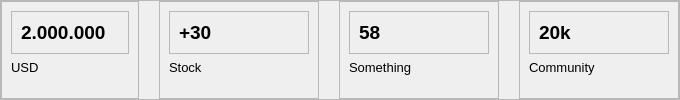
        <widget class="QFrame" name="cardsFrame">
         <property name="frameShape">
          <enum>QFrame::StyledPanel</enum>
         </property>
         <property name="frameShadow">
          <enum>QFrame::Raised</enum>
         </property>
         <layout class="QHBoxLayout" name="horizontalLayout_7">
          <property name="spacing">
           <number>20</number>
          </property>
          <property name="leftMargin">
           <number>0</number>
          </property>
          <property name="topMargin">
           <number>0</number>
          </property>
          <property name="rightMargin">
           <number>0</number>
          </property>
          <property name="bottomMargin">
           <number>0</number>
          </property>
          <item>
           <widget class="QFrame" name="card1">
            <property name="minimumSize">
             <size>
              <width>0</width>
              <height>0</height>
             </size>
            </property>
            <property name="frameShape">
             <enum>QFrame::StyledPanel</enum>
            </property>
            <property name="frameShadow">
             <enum>QFrame::Raised</enum>
            </property>
            <layout class="QVBoxLayout" name="verticalLayout_2">
             <item alignment="Qt::AlignBottom">
              <widget class="QFrame" name="frame">
               <property name="frameShape">
                <enum>QFrame::StyledPanel</enum>
               </property>
               <property name="frameShadow">
                <enum>QFrame::Raised</enum>
               </property>
               <layout class="QHBoxLayout" name="horizontalLayout_8">
                <item alignment="Qt::AlignVCenter">
                 <widget class="QLabel" name="label_3">
                  <property name="font">
                   <font>
                    <family>Arial</family>
                    <pointsize>14</pointsize>
                    <weight>75</weight>
                    <bold>true</bold>
                   </font>
                  </property>
                  <property name="text">
                   <string>2.000.000</string>
                  </property>
                 </widget>
                </item>
                <item>
                 <widget class="QLabel" name="label">
                  <property name="maximumSize">
                   <size>
                    <width>25</width>
                    <height>25</height>
                   </size>
                  </property>
                  <property name="text">
                   <string/>
                  </property>
                  <property name="pixmap">
                   <pixmap resource="resources.qrc">:/pink-icons/assets/QRC Resources/pink-icons/shopping-cart.svg</pixmap>
                  </property>
                  <property name="scaledContents">
                   <bool>true</bool>
                  </property>
                 </widget>
                </item>
               </layout>
              </widget>
             </item>
             <item alignment="Qt::AlignTop">
              <widget class="QLabel" name="label_4">
               <property name="font">
                <font>
                 <family>Arial</family>
                 <pointsize>10</pointsize>
                </font>
               </property>
               <property name="text">
                <string>USD</string>
               </property>
              </widget>
             </item>
            </layout>
           </widget>
          </item>
          <item>
           <widget class="QFrame" name="card2">
            <property name="minimumSize">
             <size>
              <width>160</width>
              <height>0</height>
             </size>
            </property>
            <property name="frameShape">
             <enum>QFrame::StyledPanel</enum>
            </property>
            <property name="frameShadow">
             <enum>QFrame::Raised</enum>
            </property>
            <layout class="QVBoxLayout" name="verticalLayout_3">
             <item alignment="Qt::AlignBottom">
              <widget class="QFrame" name="frame_2">
               <property name="frameShape">
                <enum>QFrame::StyledPanel</enum>
               </property>
               <property name="frameShadow">
                <enum>QFrame::Raised</enum>
               </property>
               <layout class="QHBoxLayout" name="horizontalLayout_9">
                <item>
                 <widget class="QLabel" name="label_5">
                  <property name="font">
                   <font>
                    <family>Arial</family>
                    <pointsize>14</pointsize>
                    <weight>75</weight>
                    <bold>true</bold>
                   </font>
                  </property>
                  <property name="text">
                   <string>+30</string>
                  </property>
                 </widget>
                </item>
                <item>
                 <widget class="QLabel" name="label_6">
                  <property name="maximumSize">
                   <size>
                    <width>25</width>
                    <height>25</height>
                   </size>
                  </property>
                  <property name="text">
                   <string/>
                  </property>
                  <property name="pixmap">
                   <pixmap resource="resources.qrc">:/pink-icons/assets/QRC Resources/pink-icons/credit-card.svg</pixmap>
                  </property>
                  <property name="scaledContents">
                   <bool>true</bool>
                  </property>
                 </widget>
                </item>
               </layout>
              </widget>
             </item>
             <item alignment="Qt::AlignTop">
              <widget class="QLabel" name="label_13">
               <property name="font">
                <font>
                 <family>Arial</family>
                 <pointsize>10</pointsize>
                </font>
               </property>
               <property name="text">
                <string>Stock</string>
               </property>
              </widget>
             </item>
            </layout>
           </widget>
          </item>
          <item>
           <widget class="QFrame" name="card3">
            <property name="minimumSize">
             <size>
              <width>160</width>
              <height>0</height>
             </size>
            </property>
            <property name="frameShape">
             <enum>QFrame::StyledPanel</enum>
            </property>
            <property name="frameShadow">
             <enum>QFrame::Raised</enum>
            </property>
            <layout class="QVBoxLayout" name="verticalLayout_4">
             <item alignment="Qt::AlignBottom">
              <widget class="QFrame" name="frame_3">
               <property name="frameShape">
                <enum>QFrame::StyledPanel</enum>
               </property>
               <property name="frameShadow">
                <enum>QFrame::Raised</enum>
               </property>
               <layout class="QHBoxLayout" name="horizontalLayout_10">
                <item>
                 <widget class="QLabel" name="label_7">
                  <property name="font">
                   <font>
                    <family>Arial</family>
                    <pointsize>14</pointsize>
                    <weight>75</weight>
                    <bold>true</bold>
                   </font>
                  </property>
                  <property name="text">
                   <string>58</string>
                  </property>
                 </widget>
                </item>
                <item>
                 <widget class="QLabel" name="label_8">
                  <property name="maximumSize">
                   <size>
                    <width>25</width>
                    <height>25</height>
                   </size>
                  </property>
                  <property name="text">
                   <string/>
                  </property>
                  <property name="pixmap">
                   <pixmap resource="resources.qrc">:/pink-icons/assets/QRC Resources/pink-icons/align-right.svg</pixmap>
                  </property>
                  <property name="scaledContents">
                   <bool>true</bool>
                  </property>
                 </widget>
                </item>
               </layout>
              </widget>
             </item>
             <item alignment="Qt::AlignTop">
              <widget class="QLabel" name="label_11">
               <property name="font">
                <font>
                 <family>Arial</family>
                 <pointsize>10</pointsize>
                </font>
               </property>
               <property name="text">
                <string>Something</string>
               </property>
              </widget>
             </item>
            </layout>
           </widget>
          </item>
          <item>
           <widget class="QFrame" name="card4">
            <property name="minimumSize">
             <size>
              <width>160</width>
              <height>0</height>
             </size>
            </property>
            <property name="frameShape">
             <enum>QFrame::StyledPanel</enum>
            </property>
            <property name="frameShadow">
             <enum>QFrame::Raised</enum>
            </property>
            <layout class="QVBoxLayout" name="verticalLayout_5">
             <item alignment="Qt::AlignBottom">
              <widget class="QFrame" name="frame_4">
               <property name="frameShape">
                <enum>QFrame::StyledPanel</enum>
               </property>
               <property name="frameShadow">
                <enum>QFrame::Raised</enum>
               </property>
               <layout class="QHBoxLayout" name="horizontalLayout_11">
                <item>
                 <widget class="QLabel" name="label_9">
                  <property name="font">
                   <font>
                    <family>Arial</family>
                    <pointsize>14</pointsize>
                    <weight>75</weight>
                    <bold>true</bold>
                   </font>
                  </property>
                  <property name="text">
                   <string>20k</string>
                  </property>
                 </widget>
                </item>
                <item>
                 <widget class="QLabel" name="label_10">
                  <property name="maximumSize">
                   <size>
                    <width>25</width>
                    <height>25</height>
                   </size>
                  </property>
                  <property name="text">
                   <string/>
                  </property>
                  <property name="pixmap">
                   <pixmap resource="resources.qrc">:/pink-icons/assets/QRC Resources/pink-icons/globe.svg</pixmap>
                  </property>
                  <property name="scaledContents">
                   <bool>true</bool>
                  </property>
                 </widget>
                </item>
               </layout>
              </widget>
             </item>
             <item alignment="Qt::AlignTop">
              <widget class="QLabel" name="label_12">
               <property name="font">
                <font>
                 <family>Arial</family>
                 <pointsize>10</pointsize>
                </font>
               </property>
               <property name="text">
                <string>Community</string>
               </property>
              </widget>
             </item>
            </layout>
           </widget>
          </item>
         </layout>
        </widget>
